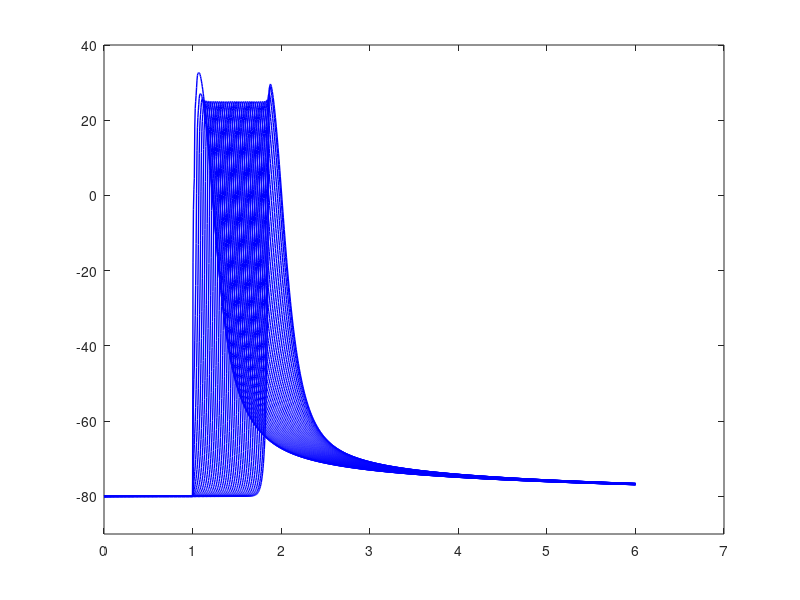

This figure's MATLAB source: (Note: this script raises an error after producing the figure.)
clc
clear all
close all

%%

xx=1 ;



%%

Data = csvread('misaligned_v_Abeta0_stimulateBOTH_edgedist3_.csv');

time = Data(:,1) ;

[satr, soton] = size(Data) ;


figure

for i=2:soton

plot(time , Data(:,i), '-b', 'LineWidth' , 1 )
hold on
end

%xlim([0 5])
ylim([-90 40])


Data1 = Data(:,2:soton) ;   %exclude time from the data

%%


soton=soton-1 ;
number_nodes =  soton ;

%%

n = 1 ;

s=n+1:number_nodes-n ; 
S1 = zeros(1,length(s)) ;
k=1 ;



for j=n+1:number_nodes-n

clear V
clear A AA1 AA2 pks locs L1 L2 B1 B2

V = Data1(:,j) ;

[pks , locs] = findpeaks(V,'MinPeakDistance',400, 'MinPeakHeight',0)     ;



for i=1:length(pks)
     
        
  A(1,:) = V(locs(i,1)-30:locs(i,1) , 1) ;
  
  AA1 = A(A>=-20) ;
  [L1]=knnsearch(AA1',-20) ;
   B1 = AA1(1,L1) ;
       
  AA2 = A(A<=-20) ;
  [L2]=knnsearch(AA2',-20) ;
   B2 = AA2(1,L2) ;
   
  [row1]=find(V==B1) ;
  [row2]=find(V==B2) ;
  
  if length(row1)>1 
      for l=1:length(row1)
          if row1(l) > locs(i,1)-30 && row1(l) < locs(i,1)
              row11 = row1(l) ;
          end
      end
         
      
  else
      row11 = row1 ;
  end
  
  if length(row2)>1 
      for l=1:length(row2)
          if row2(l) > locs(i,1)-30 && row2(l) < locs(i,1)
              row22 = row2(l) ;
          end
      end
         
      
  else
      row22 = row2 ;
  end
  
  
  
  
  T1 = time(row11,1) ;
  T2 = time(row22,1) ;
  
  
coefficients = polyfit([T1, T2], [B1, B2], 1);
a = coefficients (1);
b = coefficients (2);

f =  -20  ;

x = (f-b)/a  ;
     

S1(1,k) = x  ;

plot(x,-20 , '*r')

  end      

k=k+1  ;

end

%%

figure


for i=1:length(S1)

plot(S1(1,i) , 1 , '.', 'Color','none')
text(S1(1,i), 1, '|', 'VerticalAlignment','middle', 'HorizontalAlignment','center', 'Color','m')
hold on


end


ylim([0 5])


%% CV

Y = (19.6412800000000 * xx )*40 + (3 * xx) *2 + (8.05888000000000 *xx ) * 5 * 2 ;
nodes_dist = Y+1 ;


for i=1:length(S1)-1
R1 = S1(1,i+1)-S1(1,i) ;  %ms
R1=R1/1000 ;  %s
CV(1,i) = (nodes_dist*1e-6)/ R1  ;   %m/s
end


%%

figure
plot(s(1,1:length(s)-1) , CV , 'o-m')
xlim([0 50])
title('CV')
xlabel('node #')
ylabel('CV')

%% average CV

mean_CV = mean(CV(1,10:20))
